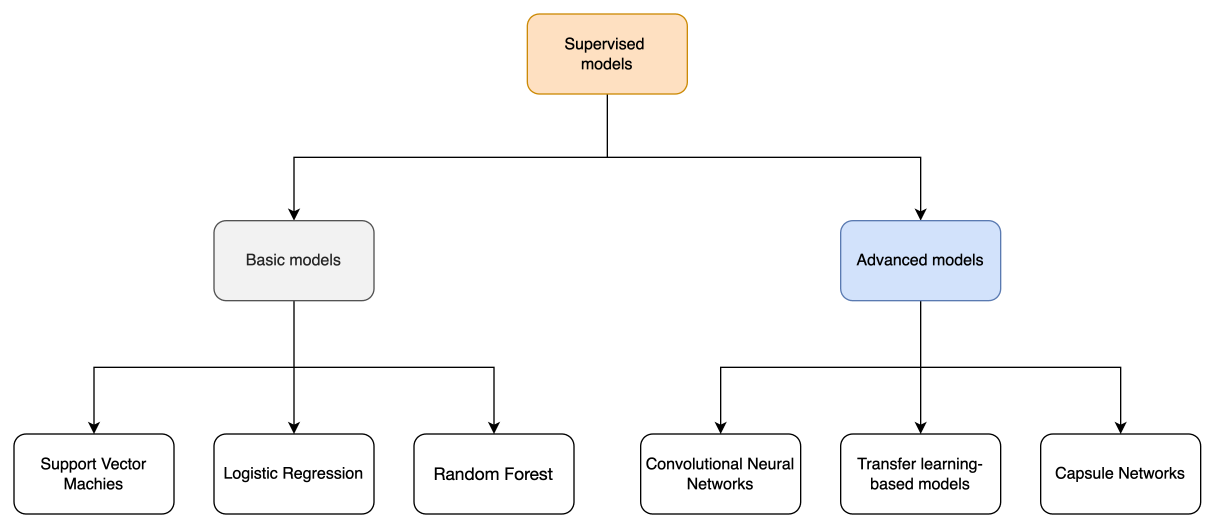
#> input picture images/Supervised_Models.png, 3644 x 1584 px (shown at 1/3 size)
$ python -i build_features.py   (imports and definitions only)
#> lines starting #> are read from the running program, lines starting #| are printed output that depends on the picture; after the words box and inside, x2 and y2 are one past the last pixel; in counts of white or black regions, pixels touching at a corner belong together
#> further down, picture is the input picture: shape (1584, 3644, 3); mean B, G, R 248.1, 248.3, 248.5
# -*- coding: utf-8 -*-
import os

import cv2
import numpy as np
import pandas as pd
from skimage.feature._hog import hog

from src.preprocessing.image_preprocessor import apply_image_mask


# [167 lines left out: functions get_detector, get_all_images_features, get_hog_features, get_edges, get_features, not called in this run]


def add_outline(image, kernel_size=(5, 5), dilations=3, canny_low=30, canny_high=150):
    """
    add_outline function returns the image with an outline.

    Input:
    image: np.array: Image as a numpy array
    kernel_size: tuple: Kernel size
    dilations: int: Number of dilations
    canny_low: int: Canny low threshold
    canny_high: int: Canny high threshold

    Output:
    outlined_image: np.array: Image with an outline
    """
#> called with kernel_size = (5, 5), dilations = 3, canny_low = 30, canny_high = 150
    blurred = cv2.GaussianBlur(image, kernel_size, 0)
    edges = cv2.Canny(blurred, canny_low, canny_high)
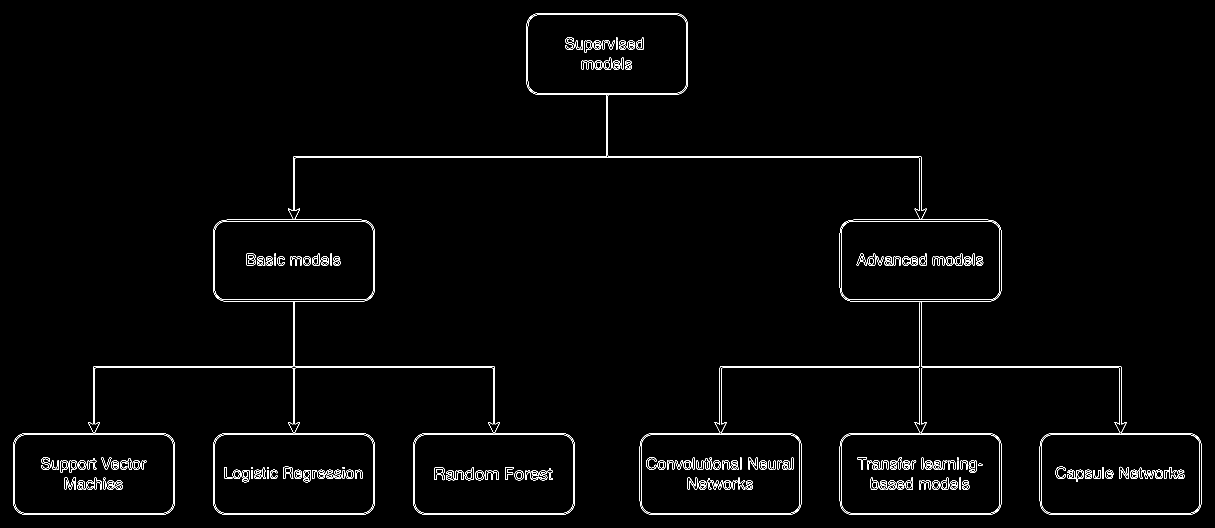
#> edges: shape (1584, 3644) (shown at 1/3 size); 1.1% white in thin lines or dots
    kernel = np.ones(kernel_size, np.uint8)
    closed_edges = cv2.morphologyEx(edges, cv2.MORPH_CLOSE, kernel)
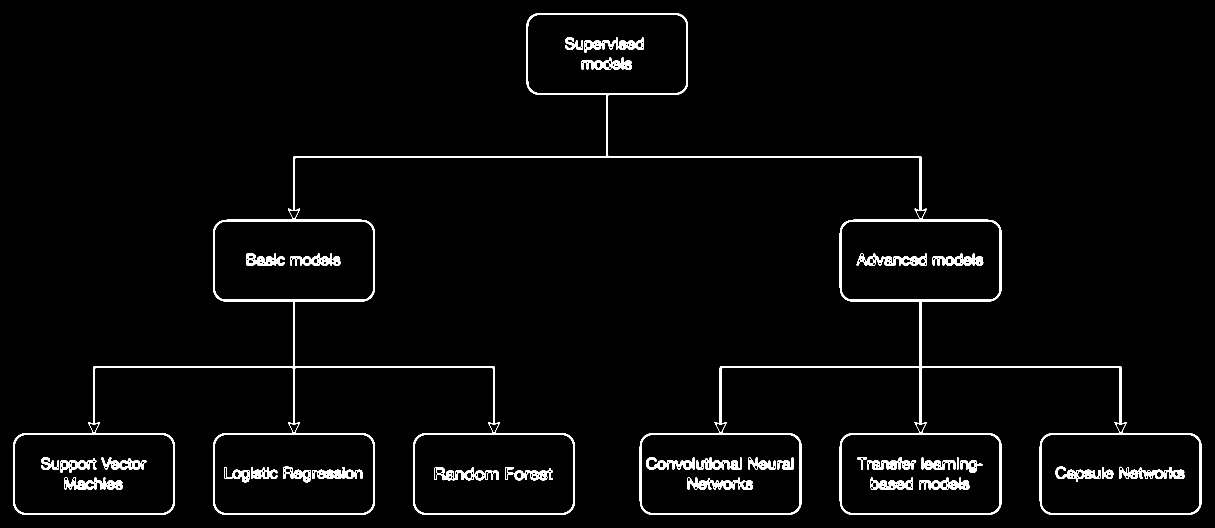
#> closed_edges: shape (1584, 3644) (shown at 1/3 size); 2.8% white; 33 white regions, largest, box (x1, y1, x2, y2) and area: (39, 39, 3604, 1544) 95068, (2063, 1433, 2259, 1469) 3377, (2570, 760, 2780, 797) 3287
    dilated = cv2.dilate(closed_edges, kernel, iterations=dilations)
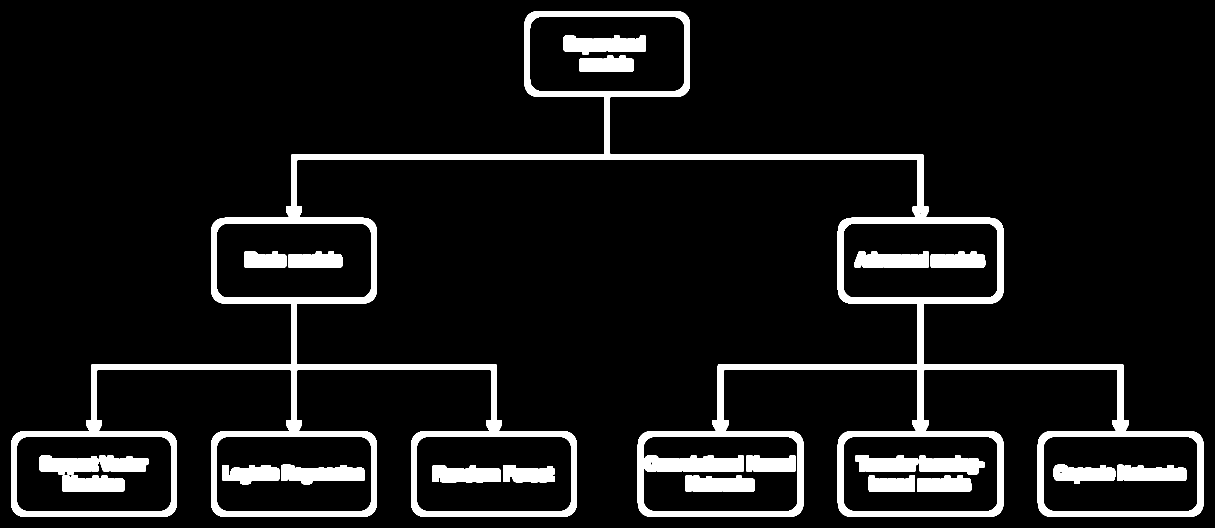
#> dilated: shape (1584, 3644) (shown at 1/3 size); 8.7% white; 23 white regions, largest, box (x1, y1, x2, y2) and area: (33, 33, 3610, 1550) 331964, (1933, 1366, 2232, 1415) 12472, (844, 1394, 1093, 1453) 10483
    dilated = cv2.bitwise_not(dilated)
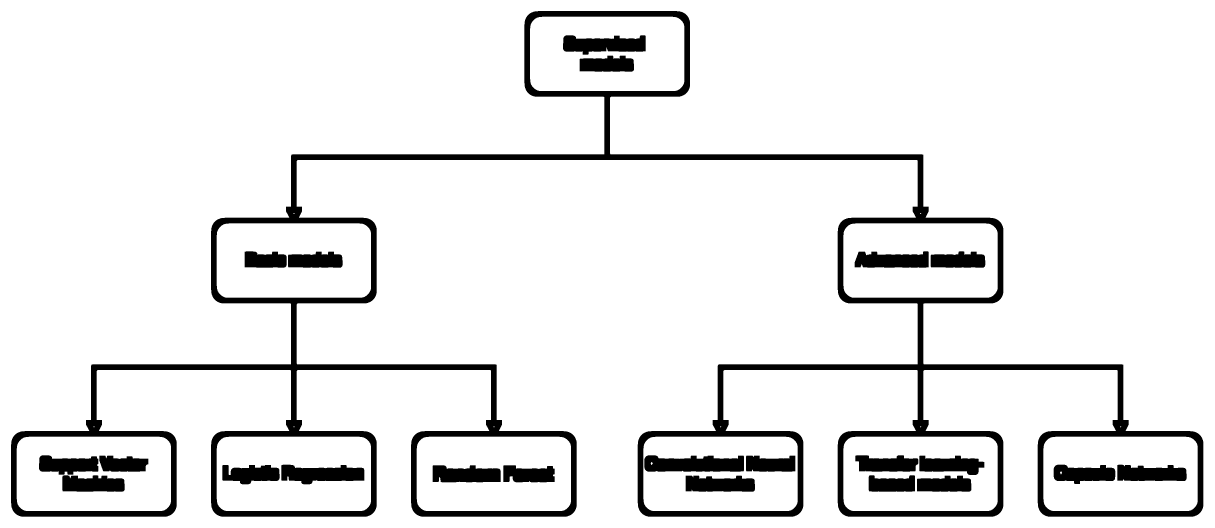
#> dilated: shape (1584, 3644) (shown at 1/3 size); 91.3% white; 23 black regions, largest, box (x1, y1, x2, y2) and area: (33, 33, 3610, 1550) 331964, (1933, 1366, 2232, 1415) 12472, (844, 1394, 1093, 1453) 10483
    _, mask = cv2.threshold(dilated, 0, 255, cv2.THRESH_BINARY)
    outlined_image = cv2.bitwise_and(image, image, mask=mask)
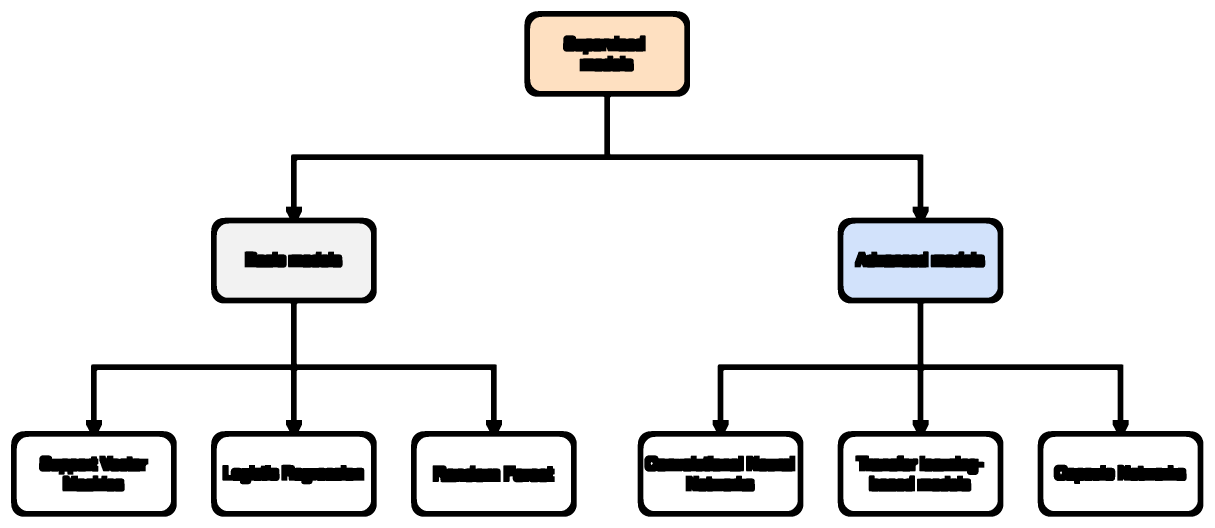
#> outlined_image: shape (1584, 3644, 3) (shown at 1/3 size); mean B, G, R 231.6, 231.7, 231.9

    return outlined_image


# [16 lines left out: function segment_image, not called in this run]

>>> import cv2
>>> picture = cv2.imread('../../images/Supervised_Models.png')
>>> result = add_outline(picture)
